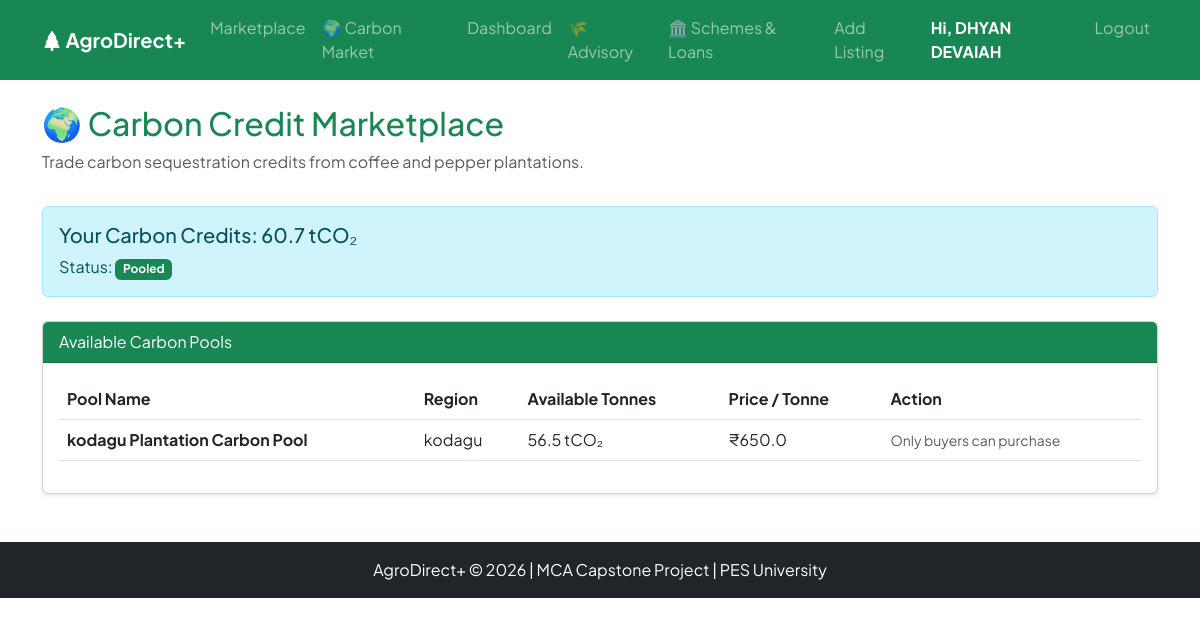
The app's page /carbon/marketplace (signed in) with its own data.
### models.py (models this page shows)
class User(UserMixin, db.Model):
    __tablename__ = 'users'
    id = db.Column(db.Integer, primary_key=True)
    email = db.Column(db.String(120), unique=True, nullable=False)
    password = db.Column(db.String(200), nullable=False)
    role = db.Column(db.String(20), nullable=False)  # 'farmer', 'buyer', 'admin'
    name = db.Column(db.String(100), nullable=False)
    phone = db.Column(db.String(15))
    state = db.Column(db.String(50))
    district = db.Column(db.String(50))
    language = db.Column(db.String(20), default='English')
    created_at = db.Column(db.DateTime, default=datetime.utcnow)
    land_size_acres = db.Column(db.Float)
    crop_type = db.Column(db.String(50))
    years_experience = db.Column(db.Integer)
    tree_count = db.Column(db.Integer)
    shade_percentage = db.Column(db.Float)
    company_name = db.Column(db.String(150))
    gst_number = db.Column(db.String(20))
    buyer_type = db.Column(db.String(50))
    is_verified = db.Column(db.Boolean, default=False)

class CarbonCredit(db.Model):
    __tablename__ = 'carbon_credits'
    id = db.Column(db.Integer, primary_key=True)
    farmer_id = db.Column(db.Integer, db.ForeignKey('users.id'), nullable=False)
    estimated_tonnes = db.Column(db.Float, nullable=False)
    credits_earned = db.Column(db.Float, nullable=False)
    verification_status = db.Column(db.String(20), default='Pending')
    year = db.Column(db.Integer, default=2026)
    created_at = db.Column(db.DateTime, default=datetime.utcnow)
    farmer = db.relationship('User', backref='carbon_credits')

class CarbonPool(db.Model):
    __tablename__ = 'carbon_pools'
    id = db.Column(db.Integer, primary_key=True)
    name = db.Column(db.String(150), nullable=False)
    region = db.Column(db.String(100))  # e.g., Chikmagalur
    total_tonnes = db.Column(db.Float, default=0.0)
    price_per_tonne = db.Column(db.Float, default=650.0)  # ₹650/tonne
    status = db.Column(db.String(20), default='Open')  # Open, Sold Out
    created_at = db.Column(db.DateTime, default=datetime.utcnow)

### app.py (the view)
@app.route('/carbon/marketplace')
@login_required
def carbon_marketplace():
    if current_user.role not in ['buyer', 'farmer', 'admin']:
        return redirect(url_for('index'))
    pools = CarbonPool.query.filter_by(status='Open').all()
    purchases = []
    if current_user.role == 'buyer':
        purchases = CarbonPurchase.query.filter_by(buyer_id=current_user.id).all()
    my_credits = None
    if current_user.role == 'farmer':
        my_credits = CarbonCredit.query.filter_by(farmer_id=current_user.id).first()
    return render_template('carbon_marketplace.html', pools=pools, purchases=purchases, my_credits=my_credits)

### app.py (called while the page is built)
@login_manager.user_loader
def load_user(user_id):
    return User.query.get(int(user_id))

### templates/carbon_marketplace.html (shortened to what this page needs)
{% extends "base.html" %}
{% block content %}
<div class="d-flex justify-content-between align-items-center">
    <div>
        <h2 class="text-success">🌍 Carbon Credit Marketplace</h2>
        <p class="text-muted">Trade carbon sequestration credits from coffee and pepper plantations.</p>
    </div>
</div>
{% if current_user.role == 'farmer' %}
<div class="alert alert-info mt-3">
    <h5>Your Carbon Credits: {{ my_credits.credits_earned if my_credits else 0 }} tCO₂</h5>
    <p class="mb-0">Status: <span class="badge bg-{{ 'warning' if my_credits and my_credits.verification_status == 'Pending' else 'success' }}">{{ my_credits.verification_status if my_credits else 'N/A' }}</span></p>
</div>
{% endif %}
<div class="row mt-4">
    <div class="col-md-12">
        <div class="card shadow-sm">
            <div class="card-header bg-success text-white">Available Carbon Pools</div>
            <div class="card-body">
                {% if pools %}
                <table class="table table-hover align-middle">
                    <thead>
                        <tr>
                            <th>Pool Name</th>
                            <th>Region</th>
                            <th>Available Tonnes</th>
                            <th>Price / Tonne</th>
                            <th>Action</th>
                        </tr>
                    </thead>
                    <tbody>
                        {% for pool in pools %}
                        <tr>
                            <td><strong>{{ pool.name }}</strong></td>
                            <td>{{ pool.region }}</td>
                            <td>{{ pool.total_tonnes }} tCO₂</td>
                            <td>₹{{ pool.price_per_tonne }}</td>
                            <td>
                                {% if current_user.role == 'buyer' %}
                                <form method="POST" action="{{ url_for('buy_carbon_credits', pool_id=pool.id) }}" class="d-flex">
                                    <input type="number" name="tonnes" step="0.1" max="{{ pool.total_tonnes }}" class="form-control form-control-sm me-2" placeholder="Tonnes" required style="width: 100px;">
                                    <button class="btn btn-sm btn-success">Buy</button>
                                </form>
                                {% else %}
                                <span class="text-muted small">Only buyers can purchase</span>
                                {% endif %}
                            </td>
                        </tr>
                        {% endfor %}
                    </tbody>
                </table>
                {% else %}
                <p class="text-muted">No open carbon pools available right now. Farmers can pool their credits to create one!</p>
                {% endif %}
            </div>
        </div>
    </div>
</div>
{% endblock %}

### templates/base.html (shortened to what this page needs)
<!DOCTYPE html>
<html lang="en">
<head>
    <link href="https://cdn.jsdelivr.net/npm/bootstrap@5.3.0/dist/css/bootstrap.min.css" rel="stylesheet">
    <link rel="stylesheet" href="https://cdn.jsdelivr.net/npm/bootstrap-icons@1.11.0/font/bootstrap-icons.css">
    <link rel="stylesheet" href="{{ url_for('static', filename='css/style.css') }}">
</head>
<body>
    <nav class="navbar navbar-expand-lg navbar-dark bg-success">
        <div class="container">
            <a class="navbar-brand fw-bold" href="{{ url_for('index') }}">
                <i class="bi bi-tree-fill"></i> AgroDirect+
            </a>
            <div class="collapse navbar-collapse" id="navMenu">
                <ul class="navbar-nav ms-auto">
                    {% if current_user.is_authenticated %}
                        <li class="nav-item"><a class="nav-link" href="{{ url_for('marketplace') }}">Marketplace</a></li>
                        <li class="nav-item"><a class="nav-link" href="{{ url_for('carbon_marketplace') }}">🌍 Carbon Market</a></li>
                        {% if current_user.role == 'farmer' %}
                            <li class="nav-item"><a class="nav-link" href="{{ url_for('farmer_dashboard') }}">Dashboard</a></li>
                            <li class="nav-item"><a class="nav-link" href="{{ url_for('advisory_dashboard') }}">🌾 Advisory</a></li>
                            <li class="nav-item"><a class="nav-link" href="{{ url_for('schemes_dashboard') }}">🏛️ Schemes & Loans</a></li>
                            <li class="nav-item"><a class="nav-link" href="{{ url_for('add_listing') }}">Add Listing</a></li>
                        {% elif current_user.role == 'buyer' %}
                            <li class="nav-item"><a class="nav-link" href="{{ url_for('buyer_dashboard') }}">Dashboard</a></li>
                        {% elif current_user.role == 'admin' %}
                            <li class="nav-item"><a class="nav-link" href="{{ url_for('admin_dashboard') }}">Admin Panel</a></li>
                        {% endif %}
                        <li class="nav-item"><span class="nav-link text-white fw-bold">Hi, {{ current_user.name }}</span></li>
                        <li class="nav-item"><a class="nav-link" href="{{ url_for('logout') }}">Logout</a></li>
                    {% endif %}
                </ul>
            </div>
        </div>
    </nav>
    <div class="container mt-4">
        {% block content %}{% endblock %}
    </div>
    <footer class="bg-dark text-white text-center py-3 mt-5">
        <p class="mb-0">AgroDirect+ &copy; 2026 | MCA Capstone Project | PES University</p>
    </footer>
</body>
</html>

### static/css/style.css (style rules this page uses)
:root { --primary-green: #198754; --dark-green: #0f5132; --deep-bg: #0a1f14; --text-dark: #1e293b; --text-muted: #64748b; }
body { font-family: 'Plus Jakarta Sans', sans-serif; background-color: #ffffff; color: var(--text-dark); overflow-x: hidden; }

### records on screen
User: name "DHYAN DEVAIAH"
CarbonCredit: credits_earned "60.7", verification_status "Pooled"
CarbonPool: name "kodagu Plantation Carbon Pool", region "kodagu", total_tonnes "56.5", price_per_tonne "650.0"
